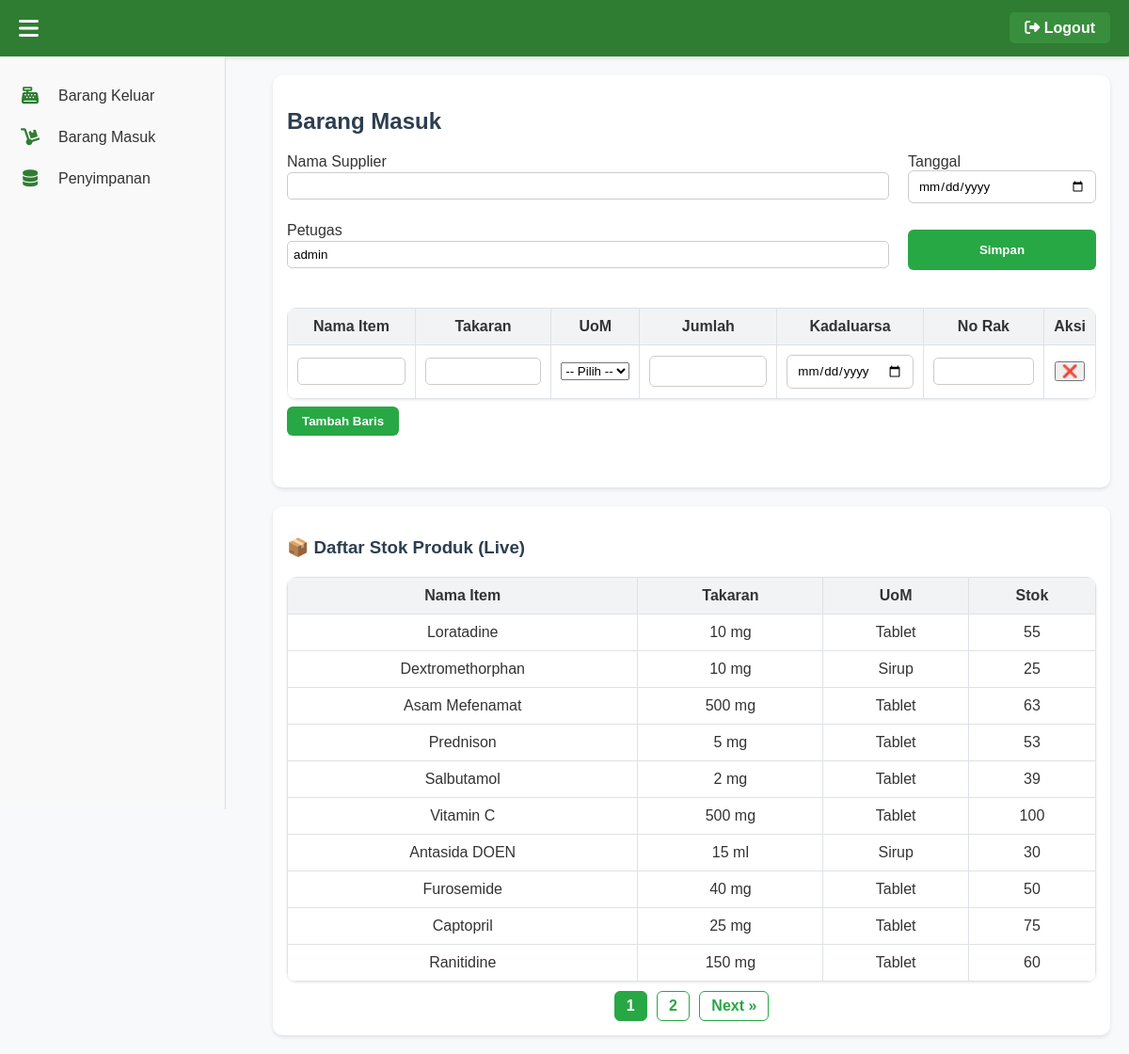
The app's page /barang_masuk.php (signed in) with its own data.
### tables this page shows
CREATE TABLE `produk` (
  `id` int(11) NOT NULL,
  `nama_item` varchar(100) DEFAULT NULL,
  `takaran` varchar(50) DEFAULT NULL,
  `stok` int(11) DEFAULT 0,
  `uom` varchar(50) DEFAULT NULL
);

### barang_masuk.php (the view, shortened to what this page needs)
<?php
include 'config.php';
?>
<!DOCTYPE html>
<html lang="id">
<head>
    <link rel="stylesheet" href="style.css">
</head>
<body>
<?php include 'header.php'; ?>
<div class="container">
<div class="left-panel">
    <h2>Barang Masuk</h2>
    <form method="POST">
        <div class="form-container">
                <label><span>Nama Supplier</span><input type="text" name="nama_supplier" required></label>
                <label><span>Tanggal</span><input type="date" name="tanggal" required></label>
                <label><span>Petugas</span><input type="text" name="petugas" value="<?= $_SESSION['username'] ?>" required></label>
                <button type="submit" name="simpan" class="btn-simpan">Simpan</button>
            </div>
        <div class="table-container">
            <table id="barang-table">
            <thead>
    <tr>
        <th>Nama Item</th>
        <th>Takaran</th>
        <th>UoM</th>
        <th>Jumlah</th>
        <th>Kadaluarsa</th>
        <th>No Rak</th>
        <th>Aksi</th>
    </tr>
</thead>
<tbody>
    <tr>
        <td><input type="text" name="nama_item[]"></td>
        <td><input type="text" name="takaran[]"></td>
        <td>
            <select name="uom[]">
                <option value="">-- Pilih --</option>
            </select>
        </td>
        <td><input type="number" name="jumlah_tablet[]"></td>
        <td><input type="date" name="kadaluarsa[]"></td>
        <td><input type="text" name="no_rak[]"></td>
        <td><button type="button" onclick="hapusBaris(this)">❌</button></td>
    </tr>
</tbody>
            </table>
            <button type="button" class="btn-tambah" onclick="tambahBaris()">Tambah Baris</button>
        </div>
        </div>
    <div class="right-panel">
    <h3>📦 Daftar Stok Produk (Live)</h3>
    <table>
        <thead>
            <tr>
                <th>Nama Item</th>
                <th>Takaran</th>
                <th>UoM</th>
                <th>Stok</th>
            </tr>
        </thead>
        <tbody>
            <?php
            $limit = 10;
            $page = isset($_GET['page']) ? (int)$_GET['page'] : 1;
            $start = ($page - 1) * $limit;
            $total_result = $conn->query("SELECT COUNT(*) as total FROM produk");
            $total_row = $total_result->fetch_assoc();
            $total_items = $total_row['total'];
            $total_pages = ceil($total_items / $limit);
            $stok_produk = $conn->query("SELECT * FROM produk ORDER BY id DESC LIMIT $start, $limit");
            if ($stok_produk->num_rows > 0):
                while ($row = $stok_produk->fetch_assoc()):
            ?>
            <tr>
                <td><?= htmlspecialchars($row['nama_item']) ?></td>
                <td><?= htmlspecialchars($row['takaran']) ?></td>
                <td><?= htmlspecialchars($row['uom']) ?></td>
                <td><?= htmlspecialchars($row['stok']) ?></td>
            </tr>
            <?php
                endwhile;
            else:
            ?>
            <tr><td colspan="4" style="text-align:center; color:gray;">Belum ada data stok.</td></tr>
            <?php endif; ?>
            </tbody>
</table>
<div style="text-align:center; margin-top:10px;">
    <?php for ($i = 1; $i <= $total_pages; $i++): ?>
            <a href="?page=<?= $i ?>" class="pagination-btn <?= ($i == $page) ? 'active' : '' ?>"><?= $i ?></a>
        <?php endfor; ?>
        <?php if ($page < $total_pages): ?>
            <a href="?page=<?= $page + 1 ?>" class="pagination-btn">Next &raquo;</a>
        <?php endif; ?>
</div>
</div>
</div>
</body>
</html>

### header.php (shortened to what this page needs)
<link rel="stylesheet" href="style.css">
<link rel="stylesheet" href="https://cdnjs.cloudflare.com/ajax/libs/font-awesome/6.5.0/css/all.min.css">
<div class="topbar">
    <div class="menu-toggle">
        <i class="fas fa-bars"></i>
    </div>
    <div class="logout-button">
        <a href="logout.php"><i class="fas fa-sign-out-alt"></i> Logout</a>
    </div>
</div>
<div class="sidebar">
    <div class="menu-item">
        <i class="fas fa-cash-register"></i>
        <button onclick="location.href='barang_keluar.php'">Barang Keluar</button>
    </div>
    <div class="menu-item">
        <i class="fas fa-dolly"></i>
        <button onclick="location.href='barang_masuk.php'">Barang Masuk</button>
    </div>
    <div class="menu-item">
        <i class="fas fa-database"></i>
        <button onclick="location.href='penyimpanan.php'">Penyimpanan</button>
    </div>
</div>

### style.css (style rules this page uses)
* { box-sizing: border-box; font-family: Arial, sans-serif; }
body { margin: 0; padding: 0; background: #f8f9fa; }
.container { display: flex; flex-wrap: wrap; gap: 20px; }
.left-panel, .right-panel { flex: 1 1 48%; background: #fff; padding: 15px; border-radius: 10px; box-shadow: 0 2px 4px rgba(0,0,0,0.1); }
table { border-collapse: collapse; width: 100%; margin-top: 10px; }
th, td { border: 1px solid #dee2e6; padding: 10px; text-align: center; }
th { background-color: #f1f3f5; }
input[type="text"] { width: 100%; padding: 6px; margin: 2px 0; border-radius: 5px; border: 1px solid #ccc; }
.btn-tambah, .btn-simpan, .btn-cetak { background-color: #28a745; color: white; padding: 8px 16px; border: none; border-radius: 6px; font-weight: bold; cursor: pointer; transition: background-color 0.2s; }

### barang_masuk.php (style rules this page uses)
* { box-sizing: border-box; font-family: 'Segoe UI', Tahoma, Geneva, Verdana, sans-serif; }
body { margin: 0; padding: 0; background-color: #f4f6f9; color: #333; }
.container { padding: 20px; display: flex; flex-wrap: wrap; gap: 20px; margin-left: 270px; }
.left-panel, .right-panel { flex: 1 1 48%; background: #fff; padding: 15px; border-radius: 10px; box-shadow: 0 2px 6px rgba(0,0,0,0.1); }
h2, h3 { color: #2c3e50; margin-bottom: 20px; }
.form-container { display: grid; grid-template-columns: 1fr 200px; gap: 20px; margin-bottom: 30px; }
input[type="text"], input[type="date"], input[type="number"] { width: 100%; padding: 8px 10px; border: 1px solid #ccc; border-radius: 6px; }
.btn-simpan, .btn-tambah { background-color: #28a745; color: #fff; border: none; padding: 10px 20px; border-radius: 8px; font-weight: bold; cursor: pointer; margin-top: 8px; }
.table-container { overflow-x: auto; margin-bottom: 40px; }
table { width: 100%; border-collapse: collapse; background-color: #fff; border-radius: 10px; overflow: hidden; box-shadow: 0 1px 3px rgba(0,0,0,0.1); }
th, td { padding: 12px; border: 1px solid #e1e5ea; text-align: center; }
th { background-color: #f1f3f5; font-weight: bold; color: #333; }
.pagination-btn { display: inline-block; margin: 0 3px; padding: 6px 12px; border: 1px solid #28a745; border-radius: 6px; text-decoration: none; color: #28a745; font-weight: bold; background-color: #fff; transition: background-color 0.2s, color 0.2s; }
.pagination-btn.active { background-color: #28a745; color: #fff; pointer-events: none; }

### header.php (style rules this page uses)
body { margin: 0; font-family: 'Segoe UI', Tahoma, Geneva, Verdana, sans-serif; }
.topbar { background-color: #2e7d32; color: white; display: flex; justify-content: space-between; align-items: center; padding: 10px 20px; height: 60px; box-shadow: 0 2px 4px rgba(0,0,0,0.1); }
.topbar .menu-toggle i { font-size: 24px; cursor: pointer; }
.topbar .logout-button a { color: white; text-decoration: none; background-color: #388e3c; padding: 8px 16px; border-radius: 5px; font-weight: bold; transition: 0.3s; }
.sidebar { position: fixed; top: 60px; left: 0; width: 240px; height: 100vh; background-color: #f9f9f9; border-right: 1px solid #ddd; padding-top: 20px; display: flex; flex-direction: column; }
.menu-item { display: flex; align-items: center; padding: 12px 20px; gap: 12px; transition: background 0.3s ease; }
.menu-item i { color: #2e7d32; font-size: 18px; width: 24px; text-align: center; }
.menu-item button { background: none; border: none; font-size: 16px; color: #333; cursor: pointer; text-align: left; flex: 1; font-weight: 500; }

### records on screen
produk: nama_item "Loratadine", takaran "10 mg", uom "Tablet", stok "55"
produk: nama_item "Dextromethorphan", takaran "10 mg", uom "Sirup", stok "25"
produk: nama_item "Asam Mefenamat", takaran "500 mg", uom "Tablet", stok "63"
produk: nama_item "Prednison", takaran "5 mg", uom "Tablet", stok "53"
produk: nama_item "Salbutamol", takaran "2 mg", uom "Tablet", stok "39"
produk: nama_item "Vitamin C", takaran "500 mg", uom "Tablet", stok "100"
produk: nama_item "Antasida DOEN", takaran "15 ml", uom "Sirup", stok "30"
produk: nama_item "Furosemide", takaran "40 mg", uom "Tablet", stok "50"
produk: nama_item "Captopril", takaran "25 mg", uom "Tablet", stok "75"
produk: nama_item "Ranitidine", takaran "150 mg", uom "Tablet", stok "60"
